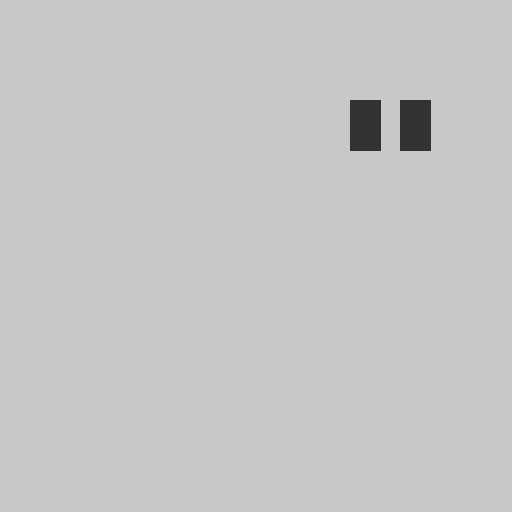
#> input picture src/cv_pipeline/assets/dummy_stele.jpg, 512 x 512 px, found by its file name
$ python auto_labeler.py
#> lines starting #> are read from the running program, lines starting #| are printed output that depends on the picture; after the words box and inside, x2 and y2 are one past the last pixel; in counts of white or black regions, pixels touching at a corner belong together
"""
Forced Alignment Auto-Labeler for Etruscan Stelae

This script solves the "I have photos and text, but no bounding boxes" problem.
It extracts carved bounding boxes using classic CV (adaptive thresholding)
and maps a known Etruscan text string onto those boxes (Right-to-Left).
It generates perfectly formatted YOLO labels for your real photos.

Usage:
    poetry run python src/cv_pipeline/auto_labeler.py
"""

import cv2
import numpy as np
from pathlib import Path
import logging

logging.basicConfig(level=logging.INFO)
logger = logging.getLogger(__name__)

# The 23 Etruscan Characters (from etruscan.yaml)
ETRUSCAN_CHARS = [
    "𐌀",
    "𐌂",
    "𐌄",
    "𐌅",
    "𐌆",
    "𐌇",
    "𐌈",
    "𐌉",
    "𐌊",
    "𐌋",
    "𐌌",
    "𐌍",
    "𐌎",
    "𐌐",
    "𐌑",
    "𐌒",
    "𐌓",
    "𐌔",
    "𐌕",
    "𐌖",
    "𐌗",
    "𐌘",
    "𐌚",
]
CHAR_TO_CLASS = {char: idx for idx, char in enumerate(ETRUSCAN_CHARS)}


def find_glyph_bounding_boxes(image_path: str):
    """
    Extracts bounding boxes of carvings from a real stone photograph using
    Adaptive Thresholding and contour detection.
    """
#> called with image_path = 'src/cv_pipeline/assets/dummy_stele.jpg'
    img = cv2.imread(image_path)
#> img is the input picture: shape (512, 512, 3); min 44, max 205, mean 198.2
    if img is None:
        raise FileNotFoundError(f"Could not load image at {image_path}")

    gray = cv2.cvtColor(img, cv2.COLOR_BGR2GRAY)

    # Adaptive thresholding to isolate carvings (carvings are darker)
    # block_size and C might need tuning based on the specific museum lighting
    binary = cv2.adaptiveThreshold(
        gray, 255, cv2.ADAPTIVE_THRESH_GAUSSIAN_C, cv2.THRESH_BINARY_INV, 31, 12
    )
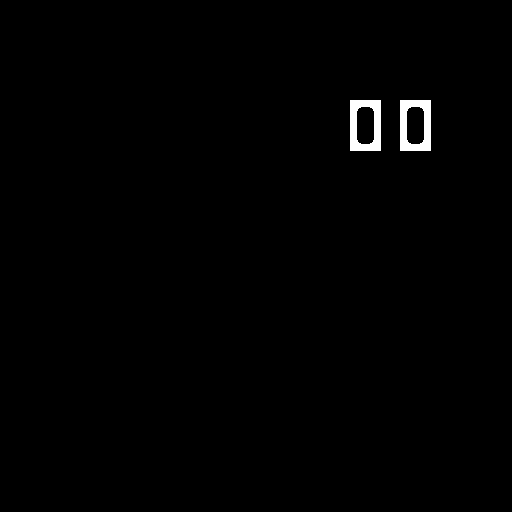
#> binary: shape (512, 512); 0.75% white; 2 white regions

    # Clean up noise
    kernel = np.ones((3, 3), np.uint8)
    binary = cv2.morphologyEx(binary, cv2.MORPH_OPEN, kernel)

    contours, _ = cv2.findContours(binary, cv2.RETR_EXTERNAL, cv2.CHAIN_APPROX_SIMPLE)
#> contours = 2 contours; box (x1, y1, x2, y2) and area: (400, 100, 431, 151) 1500, (350, 100, 381, 151) 1500

    bboxes = []
    img_h, img_w = img.shape[:2]
#> img_h = 512; img_w = 512

    for cnt in contours:
        x, y, w, h = cv2.boundingRect(cnt)
        area = w * h

        # Filter out tiny specs of dirt and huge cracks
        if 25 < area < 2500 and (w / h < 2.5 and h / w < 2.5):
            bboxes.append(
                {
                    "x_min": x,
                    "y_min": y,
                    "w": w,
                    "h": h,
                    "x_center_norm": (x + w / 2) / img_w,
                    "y_center_norm": (y + h / 2) / img_h,
                    "w_norm": w / img_w,
                    "h_norm": h / img_h,
                }
            )
#> this loop made 2 passes
#> (cnt, x, y, w, h, area) on passes 1 to 2: ([[400, 100], [400, 150], [430, 150], [430, 100]], 400, 100, 31, 51, 1581), ([[350, 100], [350, 150], [380, 150], [380, 100]], 350, 100, 31, 51, 1581)
#> after the loop, bboxes = 2 items

    return bboxes


def auto_label_image(image_path: str, known_text: str, output_dir: str):
    """
    Maps a known text string to detected bounding boxes via Forced Alignment.
    """
    logger.info(f"Auto-labeling {image_path}...")
    bboxes = find_glyph_bounding_boxes(image_path)
#> bboxes = 2 items

    # Clean the known text of spaces
    clean_text = known_text.replace(" ", "").replace("\n", "")

    if not bboxes:
        logger.warning(f"No bounding boxes detected in {image_path}")
        return

    # Etruscan is read Right-to-Left, Top-to-Bottom.
    # We must sort the detected boxes in reading order.
    # 1. Group into lines based on Y coordinate
    bboxes.sort(key=lambda b: b["y_min"])

    lines = []
    current_line = []
    last_y = bboxes[0]["y_min"]
#> last_y = 100

    for b in bboxes:
        if b["y_min"] > last_y + 30:  # 30px threshold for new line
            lines.append(current_line)
            current_line = []
        current_line.append(b)
        last_y = b["y_min"]
#> this loop made 2 passes
#> last_y on passes 1 to 2: 100, 100
#> after the loop, lines = []
    if current_line:
        lines.append(current_line)

    # 2. Sort each line Right-to-Left (decreasing X coordinate)
    for line in lines:
        line.sort(key=lambda b: b["x_min"], reverse=True)
#> this loop made 1 pass

    # Flatten back into reading order
    sorted_bboxes = [b for line in lines for b in line]
#> sorted_bboxes = 2 items

    # Map text to boxes
    yolo_labels = []
    img_name = Path(image_path).stem

    if len(sorted_bboxes) < len(clean_text):
        logger.warning(
            f"Found fewer boxes ({len(sorted_bboxes)}) than text chars ({len(clean_text)}). Some letters may be eroded."
        )

    # Map 1-to-1 up to the limit
    for i, bbox in enumerate(sorted_bboxes):
        if i >= len(clean_text):
            break

        char = clean_text[i]
        if char in CHAR_TO_CLASS:
            class_id = CHAR_TO_CLASS[char]
            yolo_labels.append(
                f"{class_id} {bbox['x_center_norm']:.6f} {bbox['y_center_norm']:.6f} {bbox['w_norm']:.6f} {bbox['h_norm']:.6f}"
            )
#> this loop made 2 passes
#> (char, class_id) on passes 1 to 2: ('𐌌', 10), ('𐌉', 7)
#> after the loop, yolo_labels = ['10 0.811523 0.245117 0.060547 0.099609', '7 0.713867 0.245117 0.060547 0.099609']

    # Write YOLO .txt file
    out_path = Path(output_dir) / f"{img_name}.txt"
    out_path.parent.mkdir(parents=True, exist_ok=True)

    with open(out_path, "w") as f:
        f.write("\n".join(yolo_labels))

    logger.info(f"Successfully pseudo-labeled {len(yolo_labels)} characters. Saved to {out_path}")


if __name__ == "__main__":
    # Example usage for when you acquire real photos

    sample_text = "𐌌𐌉𐌋𐌀𐌓𐌆𐌀𐌉𐌀"  # "mi larzaia" (right-to-left)

    # Create a dummy image for testing the pipeline if no real image exists
    test_img_path = Path("src/cv_pipeline/assets/dummy_stele.jpg")
    if not test_img_path.exists():
        logger.info("Creating dummy stele image for test execution...")
        test_img_path.parent.mkdir(parents=True, exist_ok=True)
        dummy = np.ones((512, 512, 3), dtype=np.uint8) * 200
        # Draw some dark boxes to simulate carvings
        cv2.rectangle(dummy, (400, 100), (430, 150), (50, 50, 50), -1)  # Box 1 (Right)
        cv2.rectangle(dummy, (350, 100), (380, 150), (50, 50, 50), -1)  # Box 2 (Left)
        cv2.imwrite(str(test_img_path), dummy)

    # Run the auto labeler
    auto_label_image(str(test_img_path), sample_text, "data/real_yolo/labels/train")
